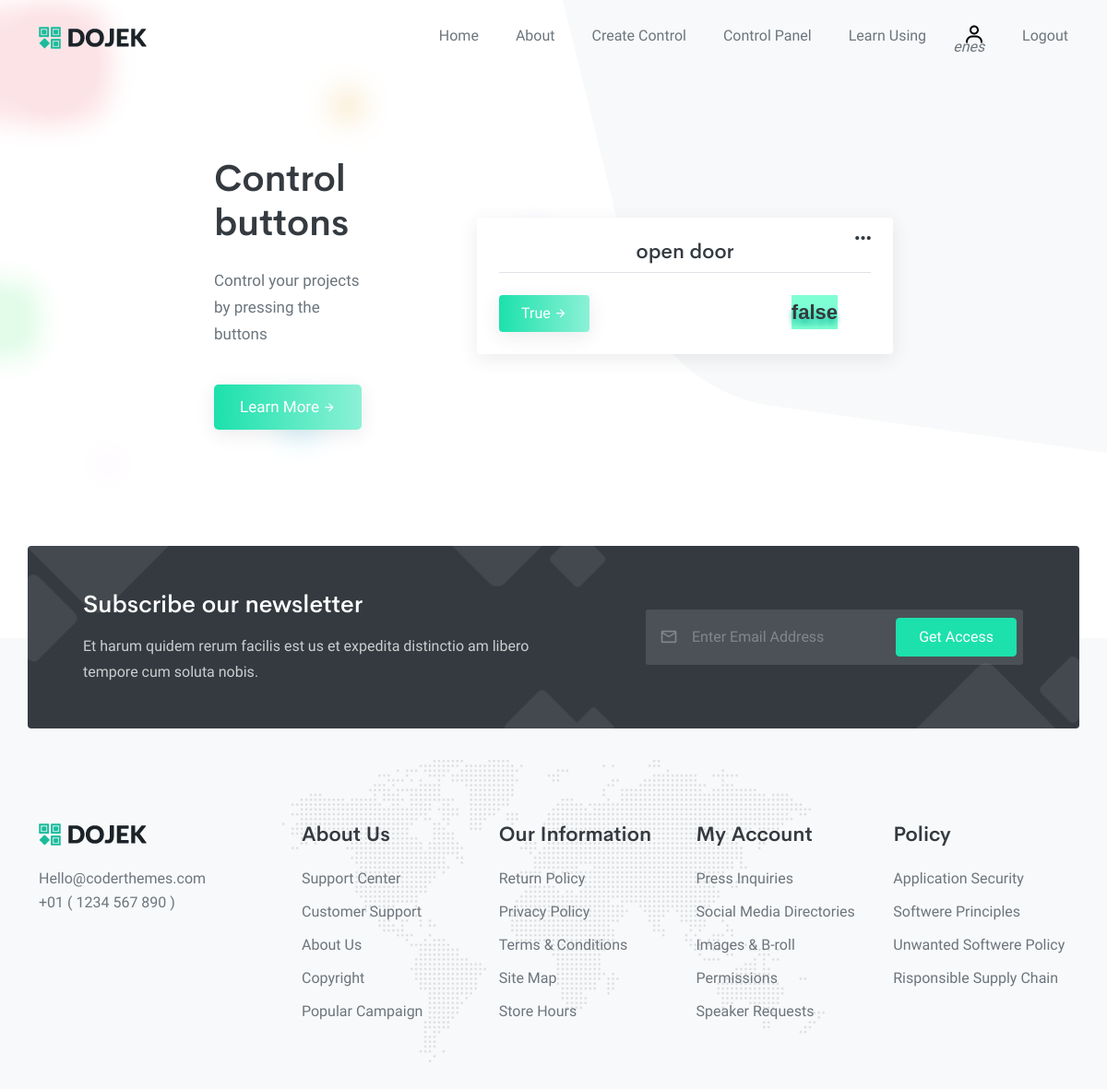
Page /control/ (signed in) on the earlier database version.
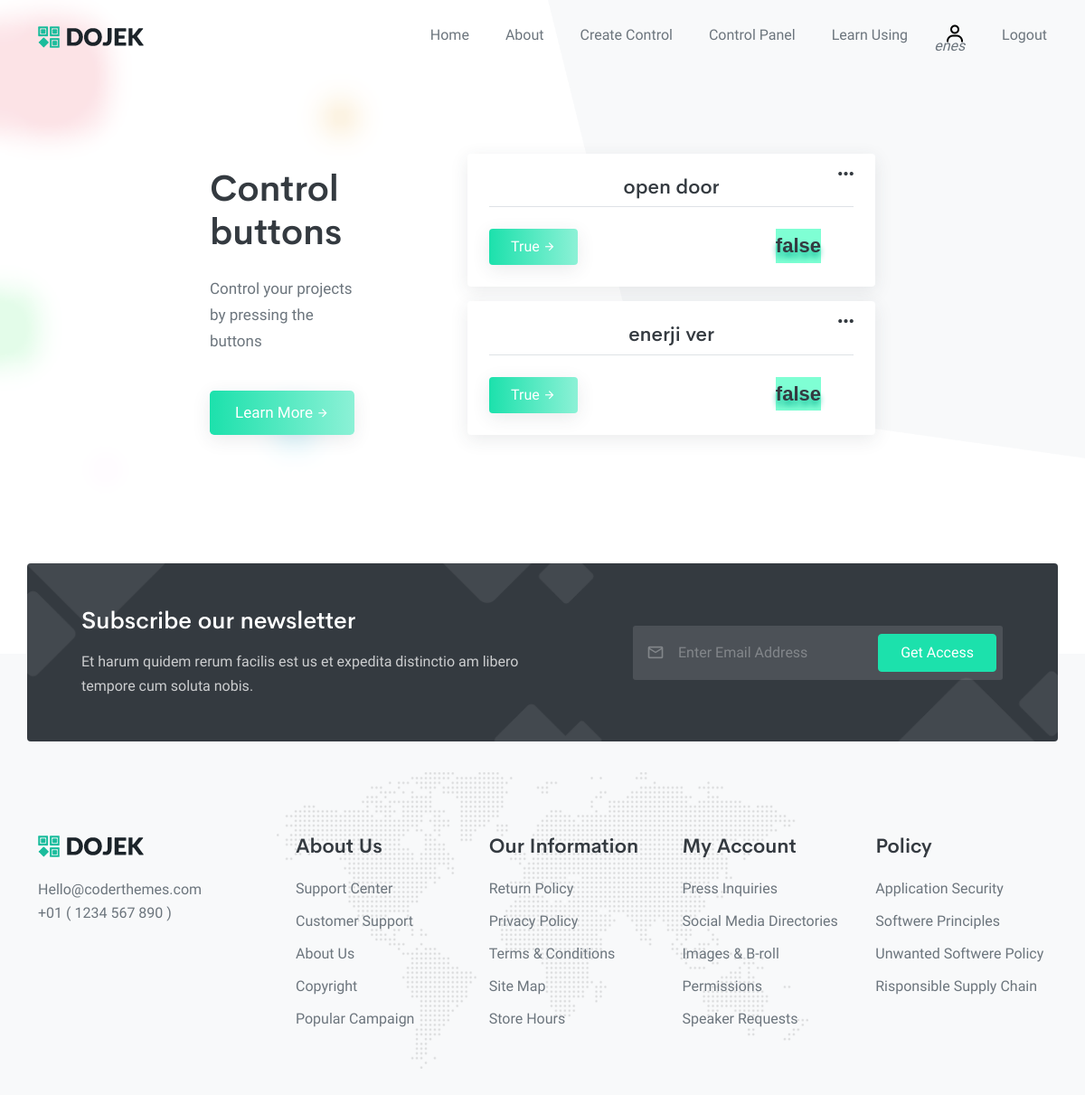
Same page on the later database version.
### web/models.py (models this page shows, shortened)
class Workshop(models.Model):
    HARDWARE_TYPE = (
        ('1', 'NodeMCU'),
        ('2', 'ESP8266'),
    )
    IDE_TYPE = (
        ('1', 'Arduino IDE'),
        ('2', 'PlatformIO'),
        ('2', _('Other')),
    )
    hardware = models.CharField(choices=HARDWARE_TYPE, max_length=1,default=HARDWARE_TYPE[0][0], null=True, blank=True)
    ide = models.CharField(choices=IDE_TYPE, max_length=1,default=IDE_TYPE[0][0], null=True, blank=True)
    user = models.ForeignKey(User, on_delete=models.CASCADE, related_name='workshop')
    date_added = models.DateTimeField(auto_now_add=True)
    wifi = models.ForeignKey(Wifie, on_delete=models.CASCADE)
    secret_key = models.CharField(max_length=25)
    url = models.CharField(max_length=100)
    actname = models.CharField(max_length=150)
    def_resp = models.CharField(max_length=150)
    expected_resp = models.CharField(max_length=150)
    current_resp = models.CharField(max_length=150, null=True, blank=True)
    is_fixed = models.BooleanField(default=False)
    duration = models.IntegerField(default=0, help_text=_("turns default in seconds"))
    usage_count = models.IntegerField(default=0)
    class Meta:
        verbose_name = _('Workshop')
        verbose_name_plural = _('Workshops')

### web/views.py (the view, shortened to what this page needs)
# urls.py: path('control/', views.control_panel, name='control_panel'),
def control_panel(request):
    workshops = Workshop.objects.filter(user=request.user).order_by('-usage_count')
    return render(request, 'web/controls.html', {'workshops':workshops})

### templates/web/controls.html (shortened to what this page needs)
{% extends 'base.html' %}
{% load static %}
{% load i18n %}
{% block content %}
<section class="hero-5" id="home">
    <div class="container">
        <div class="row align-items-center justify-content-center">
            <div id="main" class="col-lg-2">
                <h1 id="main_title" class="mb-4 display-6 fw-semibold noselect">{% translate "Control buttons" %} </h1>
                <p id="main_p" class="text-muted fs-17 noselect">{% if request.user.is_authenticated %}{% if request.user.workshop %}{% translate "Control your projects by pressing the buttons"%} {% else %}{% translate "Create your worksop. But first take a look to the documentation." %} {% endif %}{% else %}  {% translate "Register an account, define your url in your Arduino/NodeMCU IDE. That's it!" %}{% endif %}</p>
                <a href="{% url 'docs' %}" id="learn_btn" class="btn btn-lg btn-gradient-success mt-4 mb-4 mb-lg-0">{% translate "Learn More"  %}<i class="mdi mdi-arrow-right fs-14 ms-1"></i></a>
            </div>
            {% if request.user.is_authenticated %}
            <div class="col-md-8 col-lg-5 offset-lg-1">
                {% for workshop in workshops %}
                <div class="card mb-3" id="card">
                    <div class="card-body p-4 ">
                        <i class='bx bx-dots-horizontal-rounded dots' id="dots" data-dot="{{forloop.counter}}"></i>
                        <h5 id="wifi_h5" class="border-bottom text-center fs-22 pb-2 mb-4 noselect">{{workshop.actname}}</h5>
                        <p id="response" class="response">{{workshop.current_resp}}</p>
                        <a data-workshop-id="{{ workshop.id }}" data-workshop-def="{{ workshop.def_resp }}" data-workshop-exp="{{ workshop.expected_resp }}" class="btn btn-md btn-gradient-success mt-0 mb-4 mb-lg-0 wake">{{workshop.expected_resp|title}}<i class="mdi mdi-arrow-right fs-14 ms-1"></i></a>
                    </div>
                </div>
                {% endfor %}
            {% else %}
            <a href="{% url 'signup' %}"  class="btn btn-lg btn-gradient-success mt-4 mb-4 mb-lg-0">{% translate "Sign-Up"  %}<i class="mdi mdi-arrow-right fs-14 ms-1"></i></a>
            {% endif %}
        </div>
    </div>
 </section>
{% endblock content %}

### templates/base.html (shortened to what this page needs)
{% load static %}
<!DOCTYPE html>
<html lang="en" class="no-js">
    <head>
        <link href='https://unpkg.com/boxicons@2.1.2/css/boxicons.min.css' rel='stylesheet'>
        <link rel="stylesheet" href="{% static 'css/mklb.css' %}" type="text/css" />
        <link rel="stylesheet" href="{% static 'css/swiper-bundle.min.css' %}" type="text/css" />
        <link rel="stylesheet" type="text/css" href="{% static 'css/materialdesignicons.min.css' %}" />
        <link rel="stylesheet" href="{% static 'css/bootstrap.min.css' %}" type="text/css" />
        <link rel="stylesheet" type="text/css" href="{% static 'css/style.css' %}" />
    </head>
    <body data-bs-spy="scroll" data-bs-target=".navbar" data-bs-offset="60">
        <nav class="navbar navbar-expand-lg fixed-top navbar-custom sticky-dark" id="navbar-sticky">
            <div class="container">
                <a class="logo text-uppercase" href="/">
                    <img src="{% static 'images/logo-dark.png' %}" alt="" />
                </a>
                <div class="collapse navbar-collapse" id="navbarCollapse">
                    <ul class="navbar-nav ms-auto navbar-center" id="mySidenav">
                        <li class="nav-item">
                            <a href="{% url 'home' %}" class="nav-link">Home</a>
                        </li>
                        <li class="nav-item">
                            <a href="#about" class="nav-link">About</a>
                        </li>
                        {% if request.user.is_authenticated %}
                        <li class="nav-item">
                            <a href="{% url 'config' %}" class="nav-link">Create Control</a>
                        </li>
                        <li class="nav-item">
                            <a href="{% url 'control_panel' %}" class="nav-link">Control Panel</a>
                        </li>
                        {% endif %}
                        <li class="nav-item">
                            <a href="{% url 'docs' %}" class="nav-link">Learn Using</a>
                        </li>
                        {% if request.user.is_authenticated %}
                        <li title="{{request.user.username}}" class="nav-item">
                            <a href="{% url 'profile' %}"  class="nav-link icon-link"><i class='bx bx-user icon-link'></i><i id="username_in_menu" style="text-decoration:none;position:absolute;left:-45%;top:18px;">{{request.user.username}}</i></a>
                        </li>
                        <li title="{{request.user.username}}" class="nav-item">
                            <a href="{% url 'logout' %}" class="nav-link">Logout</a>
                        </li>
                        {% else %}
                        <li class="nav-item">
                            <a href="/login" class="nav-link">Login</a>
                        </li>
                        {% endif %}
                    </ul>
                </div>
            </div>
        </nav>
{% block content %}
{% endblock content %}
<br>
<br>
<br>
<br>
        <section class="footer bg-light">
            <div class="cta-content">
                <div class="container">
                    <div class="row bg-dark cta-bg p-5 rounded align-items-center">
                        <div class="col-lg-6">
                            <h3 class="text-white fs-26 mb-3">Subscribe our newsletter</h3>
                            <p class="text-white opacity-75 mb-4 mb-lg-0">Et harum quidem rerum facilis est us et expedita distinctio am libero tempore cum soluta nobis.</p>
                        </div>
                        <div class="col-lg-5 offset-lg-1">
                            <div class="subscribe-form">
                                <i class="mdi mdi-email-outline form-icon"></i>
                                <input type="email" class="form-control" id="exampleFormControlInput1" placeholder="Enter Email Address" />
                                <a href="javascript:void(0);" class="btn btn-primary form-btn">Get Access</a>
                            </div>
                        </div>
                    </div>
                </div>
            </div>
            <div class="container">
                <div class="row">
                    <div class="col-lg-3 text-center text-lg-start">
                        <div class="footer-logo mb-4">
                            <a href="#">
                                <img src="{% static 'images/logo-dark.png' %}" alt="" />
                            </a>
                        </div>
                        <a href="#" class="text-muted">Hello@coderthemes.com</a>
                        <p class="text-muted">+01 ( 1234 567 890 )</p>
                    </div>
                    <div class="col-lg-9">
                        <div class="row">
                            <div class="col-sm-6 col-md-3">
                                <h5 class="fs-22 mb-3 fw-semibold">About Us</h5>
                                <ul class="list-unstyled footer-nav">
                                    <li><a href="javascript:void(0);" class="footer-link">Support Center</a></li>
                                    <li><a href="javascript:void(0);" class="footer-link">Customer Support</a></li>
                                    <li><a href="javascript:void(0);" class="footer-link">About Us</a></li>
                                    <li><a href="javascript:void(0);" class="footer-link">Copyright</a></li>
                                    <li><a href="javascript:void(0);" class="footer-link">Popular Campaign</a></li>
                                </ul>
                            </div>
                            <div class="col-sm-6 col-md-3">
                                <h5 class="fs-22 mb-3 fw-semibold">Our Information</h5>
                                <ul class="list-unstyled footer-nav">
                                    <li><a href="javascript:void(0);" class="footer-link">Return Policy</a></li>
                                    <li><a href="javascript:void(0);" class="footer-link">Privacy Policy</a></li>
                                    <li><a href="javascript:void(0);" class="footer-link">Terms & Conditions</a></li>
                                    <li><a href="javascript:void(0);" class="footer-link">Site Map</a></li>
                                    <li><a href="javascript:void(0);" class="footer-link">Store Hours</a></li>
                                </ul>
                            </div>
                            <div class="col-sm-6 col-md-3">
                                <h5 class="fs-22 mb-3 fw-semibold">My Account</h5>
                                <ul class="list-unstyled footer-nav">
                                    <li><a href="javascript:void(0);" class="footer-link">Press Inquiries</a></li>
                                    <li><a href="javascript:void(0);" class="footer-link">Social Media Directories</a></li>
                                    <li><a href="javascript:void(0);" class="footer-link">Images & B-roll</a></li>
                                    <li><a href="javascript:void(0);" class="footer-link">Permissions</a></li>
                                    <li><a href="javascript:void(0);" class="footer-link">Speaker Requests</a></li>
                                </ul>
                            </div>
                            <div class="col-sm-6 col-md-3">
                                <h5 class="fs-22 mb-3 fw-semibold">Policy</h5>
                                <ul class="list-unstyled footer-nav">
                                    <li><a href="javascript:void(0);" class="footer-link">Application Security</a></li>
                                    <li><a href="javascript:void(0);" class="footer-link">Softwere Principles</a></li>
                                    <li><a href="javascript:void(0);" class="footer-link">Unwanted Softwere Policy</a></li>
                                    <li><a href="javascript:void(0);" class="footer-link">Risponsible Supply Chain</a></li>
                                </ul>
                            </div>
                        </div>
                    </div>
                </div>
            </div>
        </section>
    </body>
</html>

### static/css/style.css (style rules this page uses)
.bg-dark { background-color: #343a40 !important; }
.bg-light { background-color: #f8f9fa !important; }
.text-white { color: #fff !important; }
.text-muted { color: #6c757d; }
body { font-family: "Mandali", sans-serif; font-size: 16px; color: #343a40; padding-right: 0 !important; }
h1, h2, h3, h4, h5, h6 { font-family: "Cerebri Sans,sans-serif"; }
a { text-decoration: none !important; outline: none; }
p { line-height: 1.7; }
html { scroll-padding-top: 59px; }
.row>* { position: relative; }
.fw-semibold { font-weight: 600; }
.fs-14 { font-size: 14px; }
.fs-17 { font-size: 17px; }
.fs-22 { font-size: 22px; }
.fs-26 { font-size: 26px; }
.btn { padding: 8px 24px; border: 1px solid; font-size: 16px; -webkit-transition: all 0.5s; transition: all 0.5s; font-family: "Mandali", sans-serif; }
.btn.btn-lg { padding: 12px 28px; font-size: 17px; }
.btn.btn-primary { background-color: #1ce1ac !important; border: 1px solid #1ce1ac !important; color: #fff !important; }
.btn.btn-gradient-success { background: -webkit-gradient(linear, left top, right top, from(#1ce1ac), to(#8cf1d6)); background: linear-gradient(to right, #1ce1ac 0%, #8cf1d6 100%); border: none; color: #fff; -webkit-box-shadow: 0 5px 20px rgba(52, 58, 64, 0.1); box-shadow: 0 5px 20px rgba(52, 58, 64, 0.1); }
.card { border: none; -webkit-box-shadow: 0 5px 20px rgba(52, 58, 64, 0.1); box-shadow: 0 5px 20px rgba(52, 58, 64, 0.1); }
.navbar-custom { padding: 20px 0px; padding-right: 0 !important; width: 100%; border-radius: 0px; z-index: 999; margin-bottom: 0px; -webkit-transition: all 0.5s ease-in-out; transition: all 0.5s ease-in-out; }
.navbar-custom .navbar-nav .nav-item .nav-link { position: relative; line-height: 26px; color: #6c757d; font-size: 16px; display: inline-block; -webkit-transition: all 0.5s; transition: all 0.5s; background-color: transparent !important; padding: 6px 0; margin: 0 20px; font-weight: 500; font-family: "Mandali", sans-serif; }
.icon-link { text-decoration: none; color: black; font-style: normal; font-size: 24px; }
.navbar-custom .navbar-nav .nav-item:last-child .nav-link { margin-right: 0; }
.navbar-custom .navbar-nav .nav-link { padding-right: 0px; padding-left: 0px; }
.footer { position: relative; padding: 200px 0 50px; }
.footer .footer-nav li { padding: 6px 0; }
.footer .footer-nav li .footer-link { color: #6c757d; position: relative; -webkit-transition: all 0.3s ease-in-out; transition: all 0.3s ease-in-out; }
.footer .footer-nav li .footer-link::after { content: ""; background-color: #1ce1ac; position: absolute; top: 14px; left: 0; height: 5px; width: 0px; border-radius: 10px; -webkit-transition: all 0.3s ease-in-out; transition: all 0.3s ease-in-out; }
.footer.bg-light { background-image: url("../images/footer-light-bg.png"); background-repeat: no-repeat; background-position: bottom; }
.footer .cta-content { position: absolute; top: -100px; left: 0; right: 0; }
.footer .cta-content .cta-bg { background-image: url("../images/cta-bg.png"); background-size: cover; background-repeat: no-repeat; background-position: center center; }
.footer .cta-content .subscribe-form { position: relative; }
.footer .cta-content .subscribe-form .form-control { background-color: rgba(255, 255, 255, 0.12); padding: 8px 150px 8px 50px; border-radius: 4px; min-height: 62px; color: #fff; border-color: transparent; }
.footer .cta-content .subscribe-form .form-control::placeholder { color: #fff; opacity: 0.3; }
.footer .cta-content .subscribe-form .form-icon { position: absolute; top: 50%; left: 16px; -webkit-transform: translateY(-50%); transform: translateY(-50%); color: #fff; opacity: .3; font-size: 20px; }
.footer .cta-content .subscribe-form .form-btn { position: absolute; top: 50%; -webkit-transform: translateY(-50%); transform: translateY(-50%); right: 8px; }
.form-control { background-color: #fafafa; border-color: #e2e7f1; }
.hero-5 { position: relative; padding: 170px 0 130px; background-image: url("../images/heros/hero-5-bg.png"); background-size: cover; background-repeat: no-repeat; background-position: center center; width: 100%; }

Differences in the rows shown:
added Workshop: actname "enerji ver", current_resp "false", expected_resp "True"
